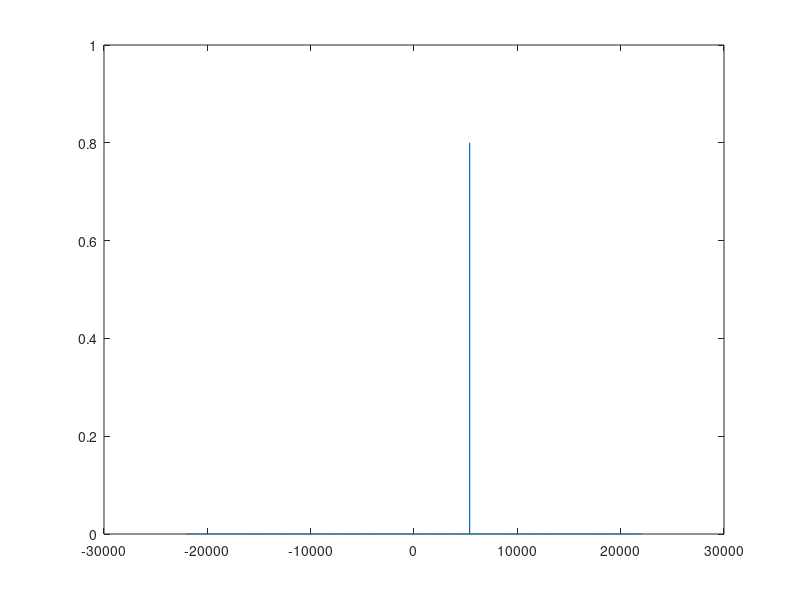

Here is the MATLAB script that generated this plot:
fc = 44100;
sinc = 1/fc;
dur = 0.1;
t = [-dur/2:sinc:dur/2-sinc];

winsize = 4096;
binsize = fc/winsize;

freq = (500*binsize);
amp = 0.8;

x = amp*exp(i*2*pi*freq*t);

F = [-fc/2:binsize:(fc/2-binsize)];

xsize = size(x,2);

x1 = x((xsize/2-winsize/2):(xsize/2+winsize/2)-1);
t1 = t((xsize/2-winsize/2):(xsize/2+winsize/2)-1);

Y = zeros(1, winsize);

for k = 1:winsize
	anal = exp(-i*2*pi*F(k)*t1);
	Y(k) = sum(x1.*anal);
end

plot(F, abs(Y)/winsize)
